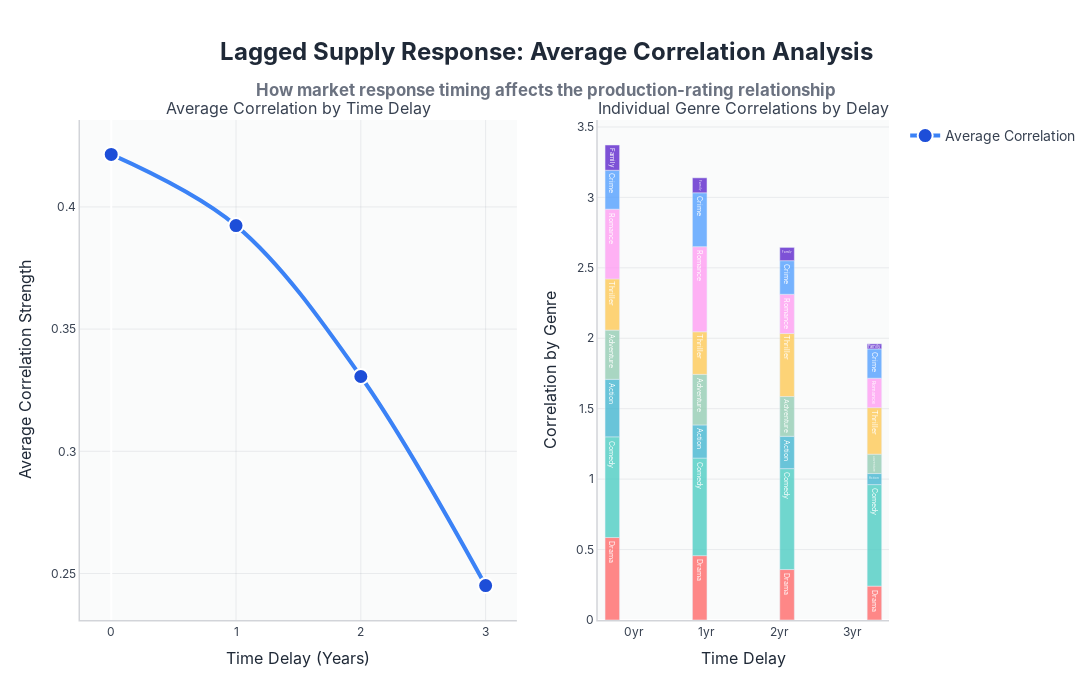

Write notebook code for a chart like this one.
### Markdown cell above
### Argument 2.2: Genre-Specific Response Times

While a general one-year lag effect already shows a better alignment between audience preference and studio output, the picture becomes truly nuanced when we consider genre-specific timelines. As the data show, Romance and Adventure reach their highest correlation between ratings and production with a one-year lag, while Family films and Crime dramas only show their maximum alignment at a two-year lag. This variation reflects the uneven complexity of production processes per genre, which explains why some genres respond more slowly to changes in demand.

High-impact family and adventure films, often with CGI, young actors or international settings, require longer preparation phases, large budgets and post-production (cf. Vogel, 2020). Crime drama series, on the other hand, often require extensive script development with narrative continuity, which can also make production planning longer here. According to De Vany and Walls (1999), genres with larger budgets and cast commitments are systematically slower to respond to market trends, as the risk of misinvestment is higher and more coordination between stakeholders is required.

This finding is confirmed in production economics research. Elberse and Eliashberg (2003) emphasize that genres with a high number of visual effects or ensemble casts face more uncertainty and longer lead times. Studios are more cautious in their capacity planning in such cases, resulting in a longer delay between signal (higher audience appreciation) and actual supply shift.

From an organizational perspective, this provides insight into the internal planning dynamics of studios. Genres with low fixed costs and flexible formats, such as romance or comedy, can be scaled up or down relatively quickly. More complex genres, such as family and crime, on the other hand, require a multi-layered production chain, including approval from multiple stakeholders, financing rounds and reliance on rare resources (such as VFX studios or child actors with more limited working hours).

In summary, the fact that the optimal supply-demand correlation differs over time by genre confirms that supply lags are not arbitrary or inertial, but are structurally related to the genre type and its associated production logistics. This heterogeneity underscores the importance of a differentiated supply response model, in which studios adapt their strategy to the practical requirements of each genre.

### Code cell
import plotly.graph_objects as go
from plotly.subplots import make_subplots
import pandas as pd
import numpy as np
from collections import defaultdict

def create_time_series_data(df):
    """
    Create time series data for production counts and average ratings by year and genre
    """
    # Convert Rating to numeric
    df_copy = df.copy()
    
    if 'Rating' in df_copy.columns:
        df_copy['Rating'] = df_copy['Rating'].astype(str).str.replace('/10', '').str.strip()
        df_copy['Rating'] = pd.to_numeric(df_copy['Rating'], errors='coerce')
    
    # Filter for valid data
    df_filtered = df_copy[
        (df_copy['Year'] >= 2000) & 
        (df_copy['Year'] <= 2024) & 
        (df_copy['Genres'].notna()) &
        (df_copy['Rating'].notna()) &
        (df_copy['Rating'] > 0)
    ].copy()
    
    # Process genres and create yearly data
    yearly_data = defaultdict(lambda: defaultdict(lambda: {'count': 0, 'ratings': []}))
    
    for _, row in df_filtered.iterrows():
        year = row['Year']
        rating = row['Rating']
        genres = str(row['Genres']).split(',')
        
        for genre in genres:
            genre = genre.strip()
            if genre and genre != 'nan':
                yearly_data[genre][year]['count'] += 1
                yearly_data[genre][year]['ratings'].append(rating)
    
    # Convert to time series format
    allowed_genres = ['Drama', 'Comedy', 'Action', 'Adventure', 'Thriller', 'Romance', 'Crime', 'Family']
    years = list(range(2000, 2025))
    
    # Create DataFrame for each genre
    genre_time_series = {}
    
    for genre in allowed_genres:
        if genre in yearly_data:
            genre_df = pd.DataFrame({
                'Year': years,
                'Production_Count': [yearly_data[genre][year]['count'] for year in years],
                'Avg_Rating': [np.mean(yearly_data[genre][year]['ratings']) if yearly_data[genre][year]['ratings'] else np.nan for year in years],
                'Genre': genre
            })
            
            # Fill missing ratings with interpolation
            genre_df['Avg_Rating'] = genre_df['Avg_Rating'].interpolate(method='linear')
            genre_time_series[genre] = genre_df
    
    return genre_time_series

def calculate_lag_correlations_for_all_delays(production_series, rating_series, max_lag=3):
    """
    Calculate correlations with different time lags for delays 0-3
    """
    from scipy.stats import pearsonr
    
    correlations = {}
    min_overlap = 10  # Minimum overlapping years needed
    
    for lag in range(0, max_lag + 1):
        if lag == 0:
            # No lag - simultaneous correlation
            valid_mask = ~(production_series.isna() | rating_series.isna())
            if valid_mask.sum() >= min_overlap:
                corr, p_val = pearsonr(rating_series[valid_mask], production_series[valid_mask])
                correlations[lag] = abs(corr)  # Use absolute value
        else:
            # Test if ratings predict future production
            lagged_ratings = rating_series.shift(lag)
            valid_mask = ~(production_series.isna() | lagged_ratings.isna())
            
            if valid_mask.sum() >= min_overlap:
                corr, p_val = pearsonr(lagged_ratings[valid_mask], production_series[valid_mask])
                correlations[lag] = abs(corr)  # Use absolute value
    
    return correlations

# Create time series data
print("🔍 CREATING TIME SERIES DATA...")
genre_time_series = create_time_series_data(df)

if genre_time_series:
    print(f"✅ Successfully created time series for {len(genre_time_series)} genres")
    
    # Calculate correlations for all delays (0, 1, 2, 3 years) for each genre
    all_correlations = {}
    delays = [0, 1, 2, 3]
    
    for genre, data in genre_time_series.items():
        production = data['Production_Count']
        ratings = data['Avg_Rating']
        
        correlations = calculate_lag_correlations_for_all_delays(production, ratings, max_lag=3)
        all_correlations[genre] = correlations
    
    # Calculate average correlation for each delay
    average_correlations = {}
    for delay in delays:
        correlations_for_delay = []
        for genre in all_correlations:
            if delay in all_correlations[genre]:
                correlations_for_delay.append(all_correlations[genre][delay])
        
        if correlations_for_delay:
            average_correlations[delay] = np.mean(correlations_for_delay)
    
    # Create visualization
    fig = make_subplots(
        rows=1, cols=2,
        subplot_titles=('Average Correlation by Time Delay', 'Individual Genre Correlations by Delay'),
        specs=[[{"type": "scatter"}, {"type": "bar"}]],
        column_widths=[0.6, 0.4]
    )
    
    # 1. Main line chart showing average correlation by delay
    delays_list = list(average_correlations.keys())
    avg_corrs_list = list(average_correlations.values())
    
    fig.add_trace(
        go.Scatter(
            x=delays_list,
            y=avg_corrs_list,
            mode='lines+markers',
            line=dict(color='#3B82F6', width=4, shape='spline'),
            marker=dict(
                size=15,
                color='#1D4ED8',
                line=dict(color='white', width=2)
            ),
            text=[f"{corr:.3f}" for corr in avg_corrs_list],
            textposition='top center',
            textfont=dict(size=14, color='#1F2937', family='Inter, sans-serif', weight='bold'),
            hovertemplate='<b style="color: #1F2937; font-size: 16px;">%{x}-Year Delay</b><br>' +
                          '<span style="color: #6B7280;">Average Correlation:</span> <b>%{y:.3f}</b><br>' +
                          '<extra></extra>',
            hoverlabel=dict(
                bgcolor="rgba(255, 255, 255, 0.95)",
                bordercolor="rgba(107, 114, 128, 0.3)",
                font=dict(size=12, color="#1F2937", family="Inter, sans-serif"),
                align="left"
            ),
            name='Average Correlation'
        ),
        row=1, col=1
    )
    
    # 2. Grouped bar chart showing individual genre correlations
    genre_colors = {
        'Drama': '#FF6B6B',      # Red
        'Comedy': '#4ECDC4',     # Teal
        'Action': '#45B7D1',     # Blue
        'Adventure': '#96CEB4',  # Light Green
        'Thriller': '#FECA57',   # Yellow
        'Romance': '#FF9FF3',    # Pink
        'Crime': '#54A0FF',      # Light Blue
        'Family': '#5F27CD'      # Purple
    }
    
    # Create stacked bars for each delay
    for delay in delays:
        correlations_for_delay = []
        genre_names = []
        colors_for_delay = []
        
        for genre in genre_time_series.keys():
            if delay in all_correlations[genre]:
                correlations_for_delay.append(all_correlations[genre][delay])
                genre_names.append(genre)
                colors_for_delay.append(genre_colors.get(genre, '#888888'))
        
        fig.add_trace(
            go.Bar(
                x=[f"{delay}yr"] * len(correlations_for_delay),
                y=correlations_for_delay,
                text=genre_names,
                textposition='inside',
                textfont=dict(size=10, color='white'),
                marker=dict(color=colors_for_delay, opacity=0.8),
                hovertemplate='<b>%{text}</b><br>' +
                              'Delay: %{x}<br>' +
                              'Correlation: %{y:.3f}<br>' +
                              '<extra></extra>',
                hoverlabel=dict(
                    bgcolor="rgba(255, 255, 255, 0.95)",
                    bordercolor="rgba(107, 114, 128, 0.3)",
                    font=dict(size=12, color="#1F2937", family="Inter, sans-serif"),
                    align="left"
                ),
                showlegend=False
            ),
            row=1, col=2
        )
    
    # Update layout
    fig.update_layout(
        title={
            'text': 'Lagged Supply Response: Average Correlation Analysis<br><sub style="color: #6B7280; font-size: 14px;">How market response timing affects the production-rating relationship</sub>',
            'x': 0.5,
            'xanchor': 'center',
            'font': {'size': 24, 'family': 'Inter, sans-serif', 'color': '#1F2937', 'weight': 'bold'}
        },
        font=dict(size=14, family='Inter, sans-serif', color='#374151'),
        plot_bgcolor='rgba(249, 250, 251, 0.8)',
        paper_bgcolor='white',
        width=1400,
        height=700,
        showlegend=True,
        margin=dict(l=80, r=80, t=120, b=80)
    )
    
    # Update subplot 1 (line chart)
    fig.update_xaxes(
        title_text="Time Delay (Years)",
        showgrid=True,
        gridwidth=0.8,
        gridcolor='rgba(107, 114, 128, 0.15)',
        showline=True,
        linewidth=1.5,
        linecolor='rgba(107, 114, 128, 0.3)',
        tickmode='linear',
        tick0=0,
        dtick=1,
        tickfont=dict(size=12, family='Inter, sans-serif', color='#374151'),
        title_font=dict(size=16, family='Inter, sans-serif', color='#1F2937'),
        row=1, col=1
    )
    
    fig.update_yaxes(
        title_text="Average Correlation Strength",
        showgrid=True,
        gridwidth=0.8,
        gridcolor='rgba(107, 114, 128, 0.15)',
        showline=True,
        linewidth=1.5,
        linecolor='rgba(107, 114, 128, 0.3)',
        tickfont=dict(size=12, family='Inter, sans-serif', color='#374151'),
        title_font=dict(size=16, family='Inter, sans-serif', color='#1F2937'),
        row=1, col=1
    )
    
    # Update subplot 2 (bar chart)
    fig.update_xaxes(
        title_text="Time Delay",
        showgrid=False,
        showline=True,
        linewidth=1.5,
        linecolor='rgba(107, 114, 128, 0.3)',
        tickfont=dict(size=12, family='Inter, sans-serif', color='#374151'),
        title_font=dict(size=16, family='Inter, sans-serif', color='#1F2937'),
        row=1, col=2
    )
    
    fig.update_yaxes(
        title_text="Correlation by Genre",
        showgrid=True,
        gridwidth=0.8,
        gridcolor='rgba(107, 114, 128, 0.15)',
        showline=True,
        linewidth=1.5,
        linecolor='rgba(107, 114, 128, 0.3)',
        tickfont=dict(size=12, family='Inter, sans-serif', color='#374151'),
        title_font=dict(size=16, family='Inter, sans-serif', color='#1F2937'),
        row=1, col=2
    )
    
    fig.show()
    
    # Print analysis
    print("\n AVERAGE CORRELATION BY TIME DELAY")
    print("=" * 50)
    
    print(f"\n CORRELATION BY DELAY:")
    for delay, avg_corr in average_correlations.items():
        print(f"   {delay} years: {avg_corr:.3f}")
    
    # Find optimal delay
    best_delay = max(average_correlations, key=average_correlations.get)
    best_correlation = average_correlations[best_delay]
    
    improvement = ((best_correlation - average_correlations[0]) / average_correlations[0]) * 100
    
    print(f" KEY FINDINGS:")
    print(f"    Optimal delay: {best_delay} years")
    print(f"    Peak correlation: {best_correlation:.3f}")
    print(f"    Improvement over immediate: {improvement:+.1f}%")
    
    if best_delay > 0:
        print(f"\n CONCLUSION:")
        print(f"    Supply follows demand with {best_delay}-year optimal delay")
        print(f"    {improvement:.1f}% stronger correlation when accounting for response time")
        print(f"    Evidence of lagged supply response in movie industry")
    else:
        print(f"\n⚡ CONCLUSION:")
        print(f"    Market shows immediate supply-demand response")
        print(f"    Studios respond in real-time to audience preferences")
    
    print("=" * 50)

else:
    print(" Unable to create time series data")

### Figure 1 — Plotly figure (JSON) as saved in the notebook; plotly's stock layout.template omitted (floating-point values rounded to 4 significant figures)
{"data": [{"hoverlabel": {"align": "left", "bgcolor": "rgba(255, 255, 255, 0.95)", "bordercolor": "rgba(107, 114, 128, 0.3)", "font": {"color": "#1F2937", "family": "Inter, sans-serif", "size": 12}}, "hovertemplate": "<b style=\"color: #1F2937; font-size: 16px;\">%{x}-Year Delay</b><br><span style=\"color: #6B7280;\">Average Correlation:</span> <b>%{y:.3f}</b><br><extra></extra>", "line": {"color": "#3B82F6", "shape": "spline", "width": 4}, "marker": {"color": "#1D4ED8", "line": {"color": "white", "width": 2}, "size": 15}, "mode": "lines+markers", "name": "Average Correlation", "text": ["0.421", "0.392", "0.331", "0.245"], "textfont": {"color": "#1F2937", "family": "Inter, sans-serif", "size": 14, "weight": "bold"}, "textposition": "top center", "type": "scatter", "x": [0, 1, 2, 3], "xaxis": "x", "y": [0.4215, 0.3924, 0.3306, 0.245], "yaxis": "y"}, {"hoverlabel": {"align": "left", "bgcolor": "rgba(255, 255, 255, 0.95)", "bordercolor": "rgba(107, 114, 128, 0.3)", "font": {"color": "#1F2937", "family": "Inter, sans-serif", "size": 12}}, "hovertemplate": "<b>%{text}</b><br>Delay: %{x}<br>Correlation: %{y:.3f}<br><extra></extra>", "marker": {"color": ["#FF6B6B", "#4ECDC4", "#45B7D1", "#96CEB4", "#FECA57", "#FF9FF3", "#54A0FF", "#5F27CD"], "opacity": 0.8}, "showlegend": false, "text": ["Drama", "Comedy", "Action", "Adventure", "Thriller", "Romance", "Crime", "Family"], "textfont": {"color": "white", "size": 10}, "textposition": "inside", "type": "bar", "x": ["0yr", "0yr", "0yr", "0yr", "0yr", "0yr", "0yr", "0yr"], "xaxis": "x2", "y": [0.5855, 0.7147, 0.4084, 0.3492, 0.3634, 0.4952, 0.2761, 0.1794], "yaxis": "y2"}, {"hoverlabel": {"align": "left", "bgcolor": "rgba(255, 255, 255, 0.95)", "bordercolor": "rgba(107, 114, 128, 0.3)", "font": {"color": "#1F2937", "family": "Inter, sans-serif", "size": 12}}, "hovertemplate": "<b>%{text}</b><br>Delay: %{x}<br>Correlation: %{y:.3f}<br><extra></extra>", "marker": {"color": ["#FF6B6B", "#4ECDC4", "#45B7D1", "#96CEB4", "#FECA57", "#FF9FF3", "#54A0FF", "#5F27CD"], "opacity": 0.8}, "showlegend": false, "text": ["Drama", "Comedy", "Action", "Adventure", "Thriller", "Romance", "Crime", "Family"], "textfont": {"color": "white", "size": 10}, "textposition": "inside", "type": "bar", "x": ["1yr", "1yr", "1yr", "1yr", "1yr", "1yr", "1yr", "1yr"], "xaxis": "x2", "y": [0.4569, 0.6924, 0.2353, 0.3592, 0.3023, 0.6042, 0.3826, 0.1061], "yaxis": "y2"}, {"hoverlabel": {"align": "left", "bgcolor": "rgba(255, 255, 255, 0.95)", "bordercolor": "rgba(107, 114, 128, 0.3)", "font": {"color": "#1F2937", "family": "Inter, sans-serif", "size": 12}}, "hovertemplate": "<b>%{text}</b><br>Delay: %{x}<br>Correlation: %{y:.3f}<br><extra></extra>", "marker": {"color": ["#FF6B6B", "#4ECDC4", "#45B7D1", "#96CEB4", "#FECA57", "#FF9FF3", "#54A0FF", "#5F27CD"], "opacity": 0.8}, "showlegend": false, "text": ["Drama", "Comedy", "Action", "Adventure", "Thriller", "Romance", "Crime", "Family"], "textfont": {"color": "white", "size": 10}, "textposition": "inside", "type": "bar", "x": ["2yr", "2yr", "2yr", "2yr", "2yr", "2yr", "2yr", "2yr"], "xaxis": "x2", "y": [0.3582, 0.7162, 0.2294, 0.2827, 0.4472, 0.2785, 0.2385, 0.0943], "yaxis": "y2"}, {"hoverlabel": {"align": "left", "bgcolor": "rgba(255, 255, 255, 0.95)", "bordercolor": "rgba(107, 114, 128, 0.3)", "font": {"color": "#1F2937", "family": "Inter, sans-serif", "size": 12}}, "hovertemplate": "<b>%{text}</b><br>Delay: %{x}<br>Correlation: %{y:.3f}<br><extra></extra>", "marker": {"color": ["#FF6B6B", "#4ECDC4", "#45B7D1", "#96CEB4", "#FECA57", "#FF9FF3", "#54A0FF", "#5F27CD"], "opacity": 0.8}, "showlegend": false, "text": ["Drama", "Comedy", "Action", "Adventure", "Thriller", "Romance", "Crime", "Family"], "textfont": {"color": "white", "size": 10}, "textposition": "inside", "type": "bar", "x": ["3yr", "3yr", "3yr", "3yr", "3yr", "3yr", "3yr", "3yr"], "xaxis": "x2", "y": [0.2405, 0.7207, 0.07845, 0.1374, 0.3301, 0.2092, 0.208, 0.03591], "yaxis": "y2"}], "layout": {"annotations": [{"font": {"size": 16}, "showarrow": false, "text": "Average Correlation by Time Delay", "x": 0.27, "xanchor": "center", "xref": "paper", "y": 1, "yanchor": "bottom", "yref": "paper"}, {"font": {"size": 16}, "showarrow": false, "text": "Individual Genre Correlations by Delay", "x": 0.82, "xanchor": "center", "xref": "paper", "y": 1, "yanchor": "bottom", "yref": "paper"}], "font": {"color": "#374151", "family": "Inter, sans-serif", "size": 14}, "height": 700, "margin": {"b": 80, "l": 80, "r": 80, "t": 120}, "paper_bgcolor": "white", "plot_bgcolor": "rgba(249, 250, 251, 0.8)", "showlegend": true, "title": {"font": {"color": "#1F2937", "family": "Inter, sans-serif", "size": 24, "weight": "bold"}, "text": "Lagged Supply Response: Average Correlation Analysis<br><sub style=\"color: #6B7280; font-size: 14px;\">How market response timing affects the production-rating relationship</sub>", "x": 0.5, "xanchor": "center"}, "width": 1400, "xaxis": {"anchor": "y", "autorange": true, "domain": [0, 0.54], "dtick": 1, "gridcolor": "rgba(107, 114, 128, 0.15)", "gridwidth": 0.8, "linecolor": "rgba(107, 114, 128, 0.3)", "linewidth": 1.5, "range": [-0.2265, 3.227], "showgrid": true, "showline": true, "tick0": 0, "tickfont": {"color": "#374151", "family": "Inter, sans-serif", "size": 12}, "tickmode": "linear", "title": {"font": {"color": "#1F2937", "family": "Inter, sans-serif", "size": 16}, "text": "Time Delay (Years)"}, "type": "linear"}, "xaxis2": {"anchor": "y2", "autorange": true, "domain": [0.64, 1], "linecolor": "rgba(107, 114, 128, 0.3)", "linewidth": 1.5, "range": [-0.5, 3.5], "showgrid": false, "showline": true, "tickfont": {"color": "#374151", "family": "Inter, sans-serif", "size": 12}, "title": {"font": {"color": "#1F2937", "family": "Inter, sans-serif", "size": 16}, "text": "Time Delay"}, "type": "category"}, "yaxis": {"anchor": "x", "autorange": true, "domain": [0, 1], "gridcolor": "rgba(107, 114, 128, 0.15)", "gridwidth": 0.8, "linecolor": "rgba(107, 114, 128, 0.3)", "linewidth": 1.5, "range": [0.231, 0.4356], "showgrid": true, "showline": true, "tickfont": {"color": "#374151", "family": "Inter, sans-serif", "size": 12}, "title": {"font": {"color": "#1F2937", "family": "Inter, sans-serif", "size": 16}, "text": "Average Correlation Strength"}, "type": "linear"}, "yaxis2": {"anchor": "x2", "autorange": true, "domain": [0, 1], "gridcolor": "rgba(107, 114, 128, 0.15)", "gridwidth": 0.8, "linecolor": "rgba(107, 114, 128, 0.3)", "linewidth": 1.5, "range": [0, 3.549], "showgrid": true, "showline": true, "tickfont": {"color": "#374151", "family": "Inter, sans-serif", "size": 12}, "title": {"font": {"color": "#1F2937", "family": "Inter, sans-serif", "size": 16}, "text": "Correlation by Genre"}, "type": "linear"}}}
